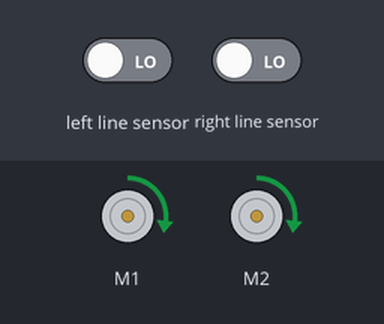
The program below on a simulated BBC micro:bit (MakeCode). Shown: 2 × DC motor (green arrow = forward, orange = backward, longer = faster). The inputs (shaded band) are chosen by the test bench; at power-on: left line sensor LOW, right line sensor LOW.

Above: at 1.2 s.
1.3 s: left line sensor driven HIGH
At 2.1 s:
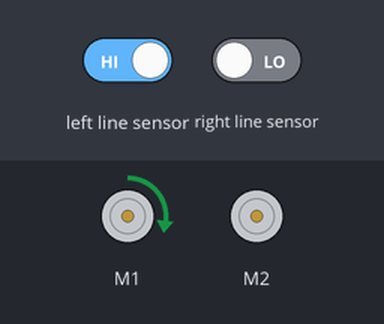
2.8 s: left line sensor driven LOW
At 3.1 s:
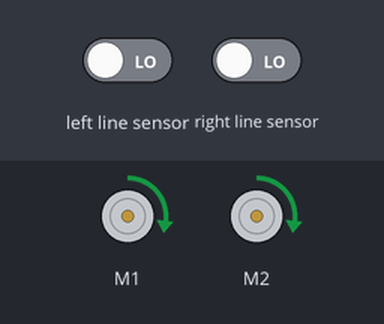
4.3 s: right line sensor driven HIGH
At 4.8 s:
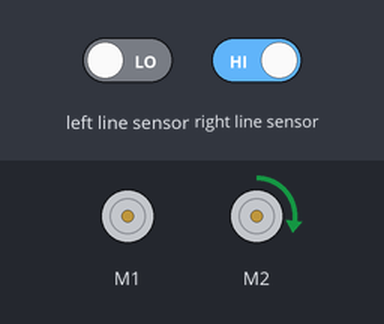
5.8 s: right line sensor driven LOW
At 6.4 s:
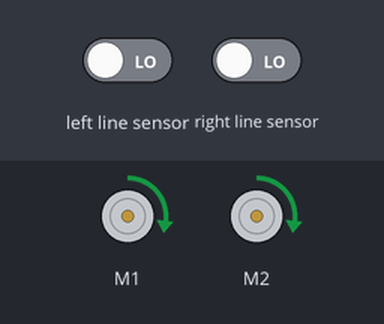
Timing chart, 0 to 8.3 s (numbered marks = the images above; inputs shaded):
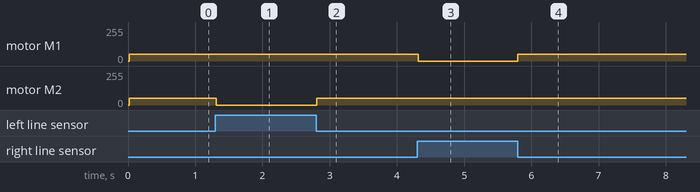

Measured:
- after the input at 1.3 s, motor M2: forward 50/255 → stopped at once
- after the input at 2.8 s, motor M2: stopped → forward 50/255 at once
- after the input at 4.3 s, motor M1: forward 50/255 → stopped at once
- after the input at 5.8 s, motor M1: stopped → forward 50/255 at once

The program:

main.ts
```typescript
basic.forever(function () {
    if (maqueen.readPatrol(maqueen.Patrol.PatrolLeft) == 0 && maqueen.readPatrol(maqueen.Patrol.PatrolRight) == 0) {
        maqueen.motorRun(maqueen.Motors.All, maqueen.Dir.CW, 50)
    } else {
        if (maqueen.readPatrol(maqueen.Patrol.PatrolLeft) == 1 && maqueen.readPatrol(maqueen.Patrol.PatrolRight) == 0) {
            maqueen.motorRun(maqueen.Motors.M1, maqueen.Dir.CW, 50)
            maqueen.motorStop(maqueen.Motors.M2)
        } else {
            if (maqueen.readPatrol(maqueen.Patrol.PatrolLeft) == 0 && maqueen.readPatrol(maqueen.Patrol.PatrolRight) == 1) {
                maqueen.motorRun(maqueen.Motors.M2, maqueen.Dir.CW, 50)
                maqueen.motorStop(maqueen.Motors.M1)
            }
        }
    }
})
```

test.ts
```typescript
// aquí va el archivo "tests"; esto no se compilará cuando este paquete se utilice como una extensión.
```
